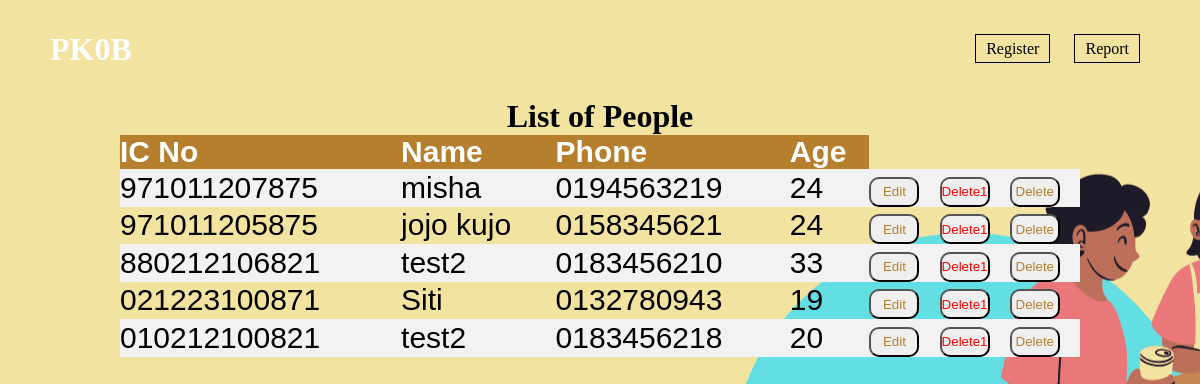
The app's page /pkob/peopleInfo_report/, older data.
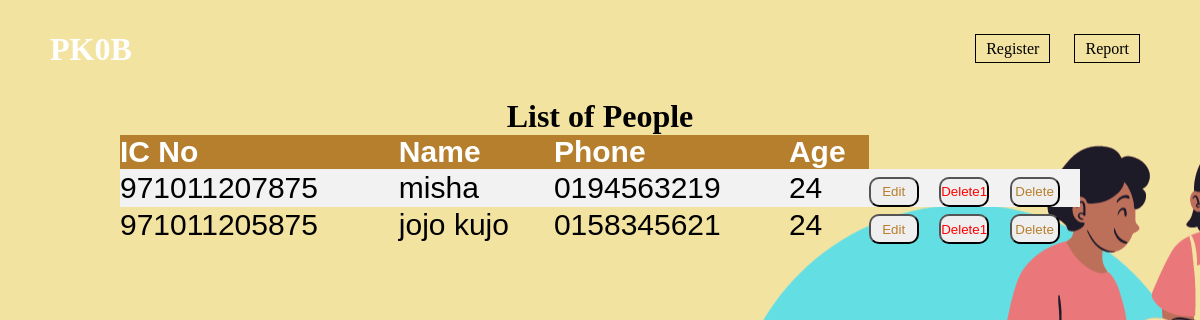
The same page, newer data.
### App_Pkob/models.py (models this page shows)
class People(models.Model):
    Timestamp = models.DateTimeField(auto_now_add=True, blank=True, )
    IcNo = models.CharField(primary_key=True, max_length=12, blank=False)
    Name = models.CharField(max_length=255)
    Phone = models.CharField(max_length=10)

### App_Pkob/views.py (the view)
# urls.py: path('peopleInfo_report/', views.peopleinfo_report, name ="peopleinfo"),
def peopleinfo_report(request):
    i = 0;
    current = datetime.datetime.now().year
    year = (People.objects.values_list('IcNo', flat=True))
    year2 = []
    for yeart in year:
        test = yeart[-4]
        if test == "0":
            print(yeart)
            year2.append(("20" + str(yeart)[:2]).replace(",", ""))
            print(year2)
        elif test == '5' or test == "6" or test == '7':
            year2.append(("19" + str(yeart)[:2]).replace(",", ""))
            print(datetime.datetime.now().month)
    year2[:] = [current - int(getyear) for getyear in year2]
    print(year2);
    people_list = People.objects.all()
    print(people_list);
    return render(request, 'App_Pkob/peopleInfo_report.html', context={'people_list': people_list, 'year2': year2})

### App_Pkob/templates/App_Pkob/peopleInfo_report.html (shortened to what this page needs)
<!doctype html>
{% extends "App_Pkob/base.html" %}
   {% block content %}
</head>
<body>
<h1 style="text-align: center">List of People</h1>
<table>
    <tr>
        <th>IC No</th>
        <th>Name</th>
        <th>Phone</th>
        <th>Age</th>
    </tr>
    {% for people in people_list %}
        <tr data-href = "peopleInfo.html">
        <td>{{ people.IcNo}}</td>
        <td> {{ people.Name }}</td>
        <td>{{ people.Phone}}</td>
        <td> {{year2.pop}}</td>
        <td><a href="{% url "person-info" people.IcNo %}"><button style="border-radius: 10px; height: 30px;width:50px ; color:#B67F2D "  type="button"  >Edit</button></a></td>
        <td><a href="{% url "delete-person" people.IcNo %}"><button style="border-radius: 10px; height: 30px;width:50px ; color:Red "  type="button" onclick="return confirm('Are you sure you want to delete this villager ?')">Delete1 </button></a></td>
        <td><a href="{% url "delete-person" people.IcNo %}"><button style="border-radius: 10px; height: 30px;width:50px ; color:#B67F2D "  type="button">Delete</button></a></td>
        </tr>
        {% endfor %}
</table>
<br>
</body>
{% endblock content %}

### App_Pkob/templates/App_Pkob/base.html (shortened to what this page needs)
<!DOCTYPE html>
<html lang="en">
<head>
</head>
<body style="background-color:#F3E3A1;" >
<header >
<div class="navbar">
    <h1 style ="color:white" >PK0B </h1>
<ul>
<li><a href="{% url 'register' %}">Register </a></li>
<li><a href="{% url 'peopleinfo' %}">Report </a></li>
</ul>
</div>
</header>
{% block content %}
{% endblock content %}
</body>
</html>

### App_Pkob/templates/App_Pkob/base.html (style rules this page uses)
div { padding: 50px; }
* { margin:0; padding:0; }
.navbar { align-items:center; display:flex; margin:-20px auto; }
ul { flex:1; text-align: right; }
ul li { display: inline-block; list-style:none; padding:10px }
ul li a { color: #000; text-decoration: none; border: 1px solid #000; padding:5px 10px; }
body { background-image: url("/images/background2.png "); background-position:center bottom 75% ; }

### App_Pkob/templates/App_Pkob/peopleInfo_report.html (style rules this page uses)
table { border-collapse: collapse; width:80%; font-family:'Raleway', sans-serif ; font-size: 30px; text-align: left; margin:auto; }
th { background-color:#B67F2D ; color:white; }
tr:nth-child(even) { background-color:#f2f2f2 }

Row changes from the older to the newer data that the page shows:
removed People: IcNo "880212106821", Name "test2", Phone "0183456210", pop "33"
removed People: IcNo "021223100871", Name "Siti", Phone "0132780943", pop "19"
removed People: IcNo "010212100821", Name "test2", Phone "0183456218", pop "20"
